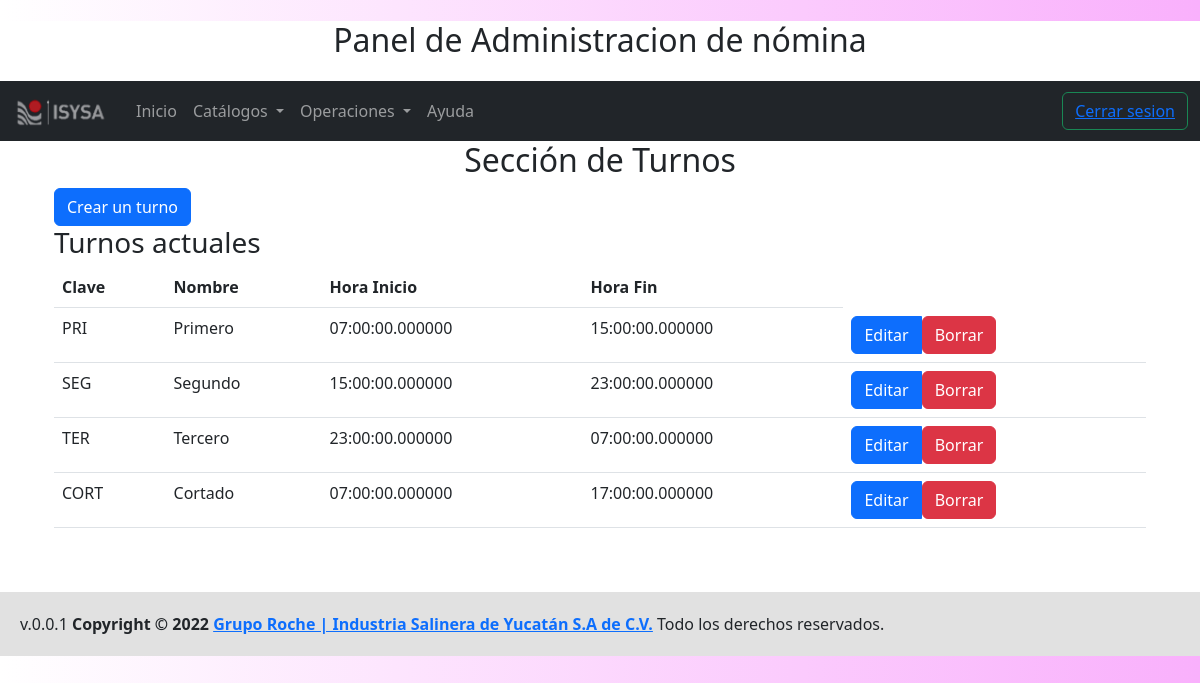
Page /admin-turnos (signed in) on the committed database.
### tables this page shows
CREATE TABLE IF NOT EXISTS `turnos` (
  `id` int(2) NOT NULL AUTO_INCREMENT,
  `turno_clave` char(5) NOT NULL,
  `turno_nombre` char(20) NOT NULL,
  `hora_inicio` time(6) NOT NULL,
  `hora_fin` time(6) NOT NULL,
  PRIMARY KEY (`id`)
);

### views/admin/turnos/index.php (the view, shortened to what the rows shown need)
<?php
include_once __DIR__ . '/../../templates/header.php';
?>
<main class="container">
<div class="container-fluid ">
  <h2 class="text-center">Sección de Turnos</h2>
  <table class="table table-hover" id="turnoss">
  <thead>
    <tr>
      <th scope="col">Clave</th>
      <th scope="col">Nombre</th>
      <th scope="col">Hora Inicio</th>
      <th scope="col">Hora Fin</th>
    </tr>
  </thead>
  <tbody>
  <?php foreach($turnos as $turnos) { ?>
    <tr>
      <td><?php echo $turnos->turno_clave; ?></th>
      <td><?php echo $turnos->turno_nombre; ?></td>
      <td><?php echo $turnos->hora_inicio; ?></th>
      <td><?php echo $turnos->hora_fin; ?></td>
      <td>
      <div class="btn-group">
          <a href="/admin-turnos/actualizar?id=<?php echo $turnos->id; ?>" class="btn btn-primary">
          Editar
          </a>
          <form action="/admin-turnos/eliminar" method="POST">
                    <button type="submit" class="btn btn-danger">Borrar</button>
                </form>
  </div>
       </td>
    </tr>
    <?php } ?>
  </tbody>
  </table>
 </div>
 <br><br>
</main>
<?php
  include_once __DIR__ . '/../../templates/footer.php';
?>

### rows in the picture
turnos: turno_clave "PRI", turno_nombre "Primero", hora_inicio "07:00:00.000000", hora_fin "15:00:00.000000"
turnos: turno_clave "SEG", turno_nombre "Segundo", hora_inicio "15:00:00.000000", hora_fin "23:00:00.000000"
turnos: turno_clave "TER", turno_nombre "Tercero", hora_inicio "23:00:00.000000", hora_fin "07:00:00.000000"
turnos: turno_clave "CORT", turno_nombre "Cortado", hora_inicio "07:00:00.000000", hora_fin "17:00:00.000000"
